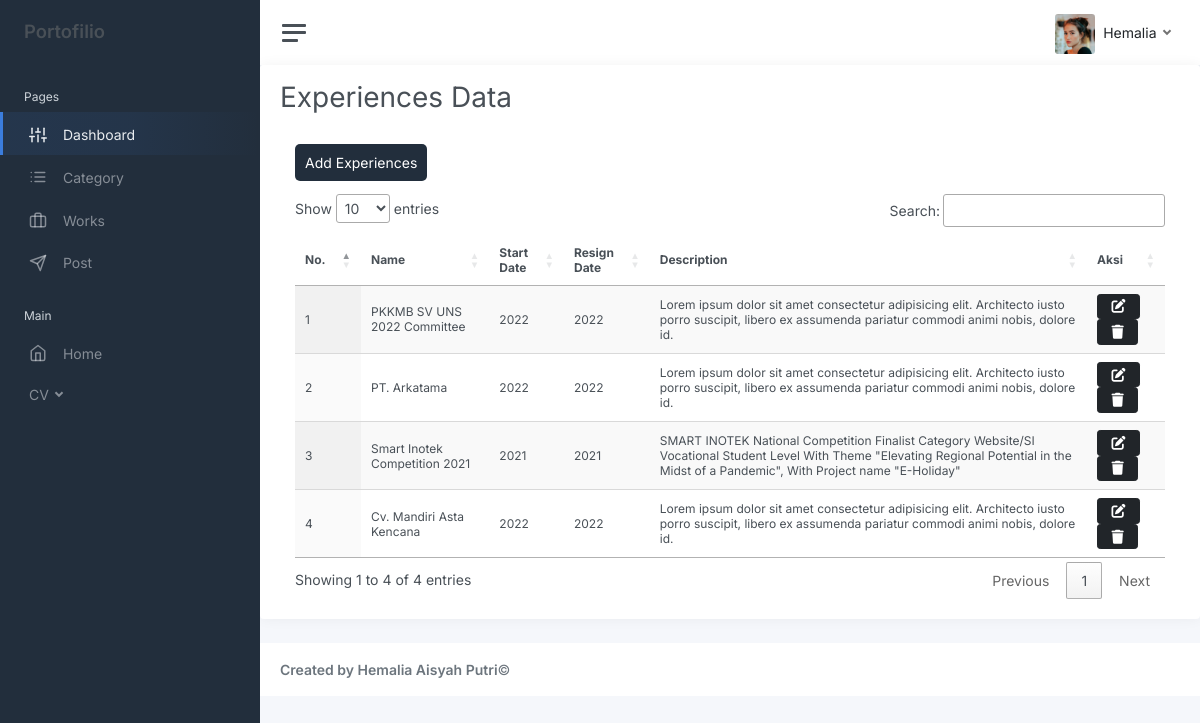
The page /index.php/experiences on the database its author committed.
### tables this page shows
CREATE TABLE `experiences` (
  `id` int(10) unsigned NOT NULL AUTO_INCREMENT,
  `description` varchar(225) NOT NULL,
  `name` varchar(100) NOT NULL,
  `start_date` year(4) NOT NULL,
  `resign_date` year(4) NOT NULL,
  PRIMARY KEY (`id`),
  UNIQUE KEY `experiences_un` (`name`)
);

### application/controllers/Experiences.php (called while the page is built, shortened)
<?php
class Experiences extends CI_Controller
{
    public function __construct()
    {
        $this->load->model("Mexperiences");
        $this->load->library('form_validation');
    }
    public function index()
    {
        $data['experiences'] = $this->Mexperiences->getAll();
        $this->load->view('layout/sidebar');
        $this->load->view('layout/navbar');
        $this->load->view('experiences/experiences', $data);
        $this->load->view('layout/footer');
    }
}

### index.php (called while the page is built, shortened)
<?php
require_once BASEPATH.'core/CodeIgniter.php';

### application/models/Mexperiences.php (called while the page is built, shortened)
<?php defined('BASEPATH') or exit('No direct script access allowed');
class Mexperiences extends CI_Model
{
    private $table = "experiences";
    public function getAll()
    {
        return $this->db->get($this->table)->result();
    }
}

### application/views/experiences/experiences.php (the view, shortened to what this page needs)
<div class="card">
    <div class=" h1 card-header">Experiences Data</div>
    <div class="card-body">
        <div class="col-auto">
            <a href="<?= "experiences/create" ?>" class="text" style="background-color: #222e3c; padding : 10px; color:white;border-radius: 5px; text-decoration:none;">
                Add Experiences
            </a>
            <br>
            <br>
            <div class=" table-responsive">
                <table id="datatable" class="display" style="width:100%;font-size:12px;">
                    <thead>
                        <tr>
                            <th width="30">No.</th>
                            <th>Name</th>
                            <th>Start Date</th>
                            <th>Resign Date</th>
                            <th>Description</th>
                            <th>Aksi</th>
                        </tr>
                    </thead>
                    <tbody>
                        <?php
                        $no = 1;
                        foreach ($experiences as $row) {
                        ?>
                            <tr>
                                <td widtd="5%"><?php echo $no++; ?></td>
                                <td><?php echo $row->name; ?></td>
                                <td><?php echo $row->start_date; ?></td>
                                <td><?php echo $row->resign_date; ?></td>
                                <td><?php echo $row->description; ?></td>
                                <td>
                                    <a href=" <?php echo base_url('experiences/edit/' . $row->id); ?>" class="btn btn-dark"><i class="fa-sharp fa-solid fa-pen-to-square"></i></a>
                                    <a href="<?php echo base_url('experiences/delete/' . $row->id); ?>" class="btn btn-dark"><i class="fa-solid fa-trash"></i></a>
                                </td>
                            </tr>
                        <?php
                        }
                        ?>
                    </tbody>
                </table>
            </div>
        </div>
    </div>
</div>

### rows shown on the page
experiences: name "PKKMB SV UNS 2022 Committee", start_date "2022", resign_date "2022", description "Lorem ipsum dolor sit amet consectetur adipisicing elit. Architecto iusto porro suscipit, libero ex assumenda pariatur commodi animi nobis, dolore id."
experiences: name "PT. Arkatama", start_date "2022", resign_date "2022", description "Lorem ipsum dolor sit amet consectetur adipisicing elit. Architecto iusto porro suscipit, libero ex assumenda pariatur commodi animi nobis, dolore id."
experiences: name "Smart Inotek Competition 2021", start_date "2021", resign_date "2021", description "SMART INOTEK National Competition Finalist Category Website/SI Vocational Student Level With Theme \"Elevating Regional Potential in the Midst of a Pandemic\", With Project name \"E-Holiday\""
experiences: name "Cv. Mandiri Asta Kencana", start_date "2022", resign_date "2022", description "Lorem ipsum dolor sit amet consectetur adipisicing elit. Architecto iusto porro suscipit, libero ex assumenda pariatur commodi animi nobis, dolore id."
